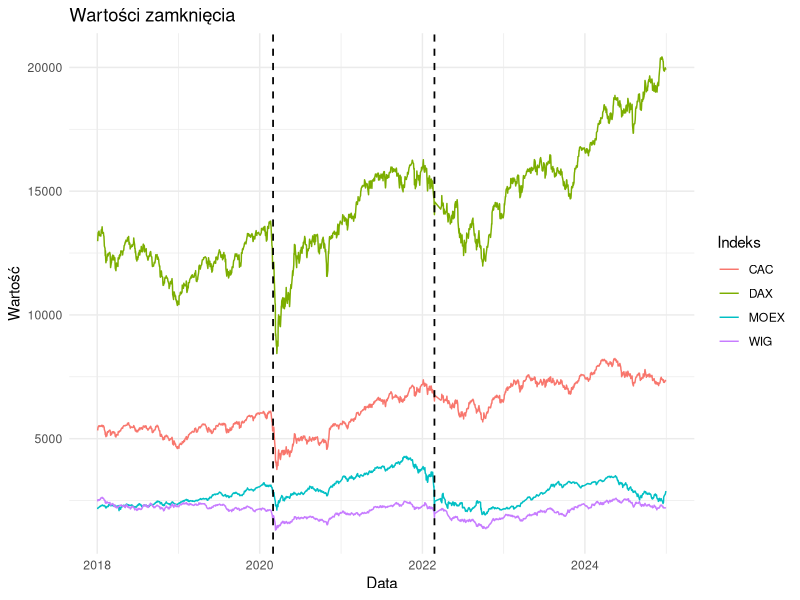
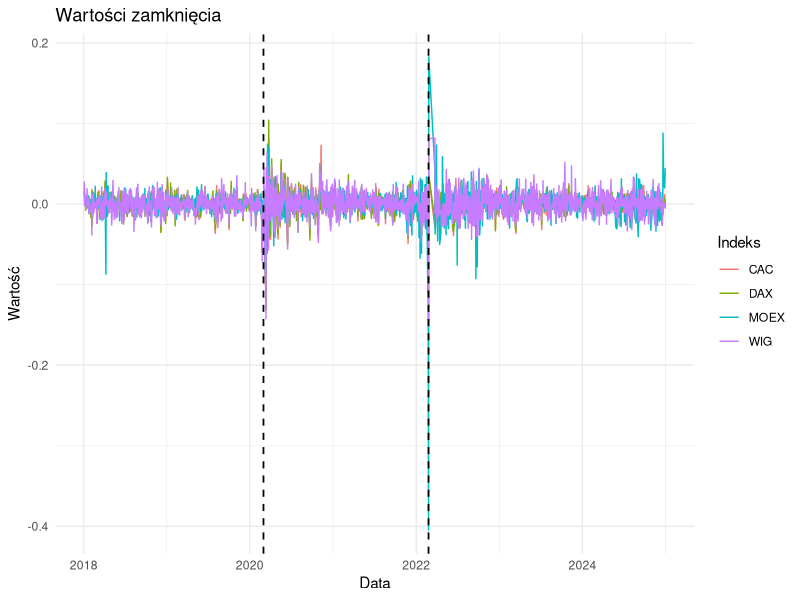

R code for these plots, in order:
library(dplyr)
library(reshape2)
library(ggplot2)
library(tidyr)

wig <- read.csv("wig20_d.csv")
dax <- read.csv("dax_d.csv")
cac <- read.csv("cac_d.csv")
moex <- read.csv("moex_d.csv")

wig <- wig[,c(1,5)]
dax <- dax[,c(1,5)]
cac <- cac[,c(1,5)]
moex <- moex[,c(1,5)]

merged <- wig |>
  inner_join(dax, by = "Data") |>
  inner_join(cac, by = "Data") |>
  inner_join(moex, by = "Data")

colnames(merged) <- c("Data","WIG","DAX","CAC","MOEX")
merged$Data <- as.Date(merged$Data)

pivot_merged <- pivot_longer(merged, cols = -Data, names_to = "Indeks", values_to = "val")

ggplot(pivot_merged, aes(x = Data, y = val, color = Indeks)) +
  geom_line() +
  geom_vline(xintercept = as.numeric(as.Date("2020-03-01")), linetype = "dashed", color = "black", linewidth = 0.6) +
  geom_vline(xintercept = as.numeric(as.Date("2022-02-24")), linetype = "dashed", color = "black", linewidth = 0.6) +
  labs(title = "Wartości zamknięcia", x = "Data", y = "Wartość") +
  theme_minimal()

zwroty <- merged %>%
  dplyr::mutate(
    across(
      .cols = c(WIG, DAX, CAC, MOEX),
      .fns = ~ c(NA, diff(log(.)))
    )
  )

zwroty <- na.omit(zwroty)

pivot_zwroty <- pivot_longer(zwroty, cols = -Data, names_to = "Indeks", values_to = "val")

ggplot(pivot_zwroty, aes(x = Data, y = val, color = Indeks)) +
  geom_line() +
  geom_vline(xintercept = as.numeric(as.Date("2020-03-01")), linetype = "dashed", color = "black", linewidth = 0.6) +
  geom_vline(xintercept = as.numeric(as.Date("2022-02-24")), linetype = "dashed", color = "black", linewidth = 0.6) +
  labs(title = "Wartości zamknięcia", x = "Data", y = "Wartość") +
  theme_minimal()

#Covid

z1 <- zwroty[zwroty$Data < as.Date("2020-03-01"),-1]
z2 <- zwroty[zwroty$Data <= as.Date("2020-06-30") & zwroty$Data >= as.Date("2020-03-01"),-1]
z3 <- zwroty[zwroty$Data <= as.Date("2021-12-31") & zwroty$Data >= as.Date("2020-07-01"),-1]

cor1 <- cor(z1)
cor2 <- cor(z2)
cor3 <- cor(z3)

#Wojna na Ukrainie

y1 <- zwroty[zwroty$Data < as.Date("2022-02-24") & zwroty$Data >= as.Date("2021-01-01"),-1]
y2 <- zwroty[zwroty$Data <= as.Date("2022-03-24") & zwroty$Data >= as.Date("2022-02-24"),-1]
y3 <- zwroty[zwroty$Data <= as.Date("2024-12-31") & zwroty$Data >= as.Date("2022-03-25"),-1]

cor4 <- cor(y1)
cor5 <- cor(y2)
cor6 <- cor(y3)

